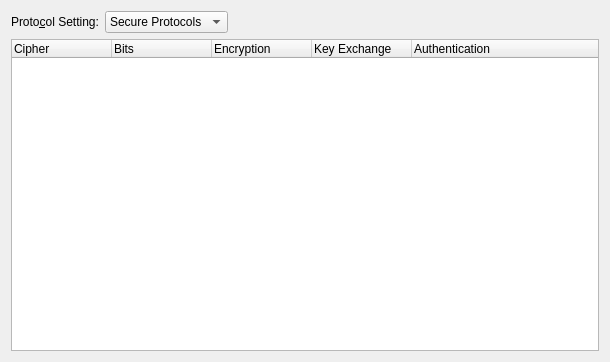
<?xml version="1.0" encoding="UTF-8"?>
<ui version="4.0">
 <class>SslConfigurationWidget</class>
 <widget class="QWidget" name="SslConfigurationWidget">
  <property name="geometry">
   <rect>
    <x>0</x>
    <y>0</y>
    <width>610</width>
    <height>362</height>
   </rect>
  </property>
  <property name="windowTitle">
   <string>Form</string>
  </property>
  <layout class="QGridLayout" name="gridLayout">
   <item row="0" column="0">
    <widget class="QLabel" name="label">
     <property name="text">
      <string>Proto&amp;col Setting:</string>
     </property>
     <property name="buddy">
      <cstring>protocolCombo</cstring>
     </property>
    </widget>
   </item>
   <item row="0" column="1">
    <widget class="QComboBox" name="protocolCombo">
     <item>
      <property name="text">
       <string>Secure Protocols</string>
      </property>
     </item>
     <item>
      <property name="text">
       <string>TLS 1.0 or Later</string>
      </property>
     </item>
     <item>
      <property name="text">
       <string>TLS 1.1 or Later</string>
      </property>
     </item>
     <item>
      <property name="text">
       <string>TLS 1.2 or Later</string>
      </property>
     </item>
     <item>
      <property name="text">
       <string>TLS 1.2</string>
      </property>
     </item>
     <item>
      <property name="text">
       <string>TLS 1.1</string>
      </property>
     </item>
     <item>
      <property name="text">
       <string>TLS 1.0</string>
      </property>
     </item>
     <item>
      <property name="text">
       <string>SSL 3</string>
      </property>
     </item>
    </widget>
   </item>
   <item row="0" column="2">
    <spacer name="horizontalSpacer">
     <property name="orientation">
      <enum>Qt::Horizontal</enum>
     </property>
     <property name="sizeHint" stdset="0">
      <size>
       <width>350</width>
       <height>20</height>
      </size>
     </property>
    </spacer>
   </item>
   <item row="1" column="0" colspan="3">
    <widget class="QTreeWidget" name="cipherTree">
     <property name="alternatingRowColors">
      <bool>true</bool>
     </property>
     <property name="rootIsDecorated">
      <bool>false</bool>
     </property>
     <column>
      <property name="text">
       <string>Cipher</string>
      </property>
     </column>
     <column>
      <property name="text">
       <string>Bits</string>
      </property>
     </column>
     <column>
      <property name="text">
       <string>Encryption</string>
      </property>
     </column>
     <column>
      <property name="text">
       <string>Key Exchange</string>
      </property>
     </column>
     <column>
      <property name="text">
       <string>Authentication</string>
      </property>
     </column>
    </widget>
   </item>
  </layout>
 </widget>
 <resources/>
 <connections/>
</ui>
